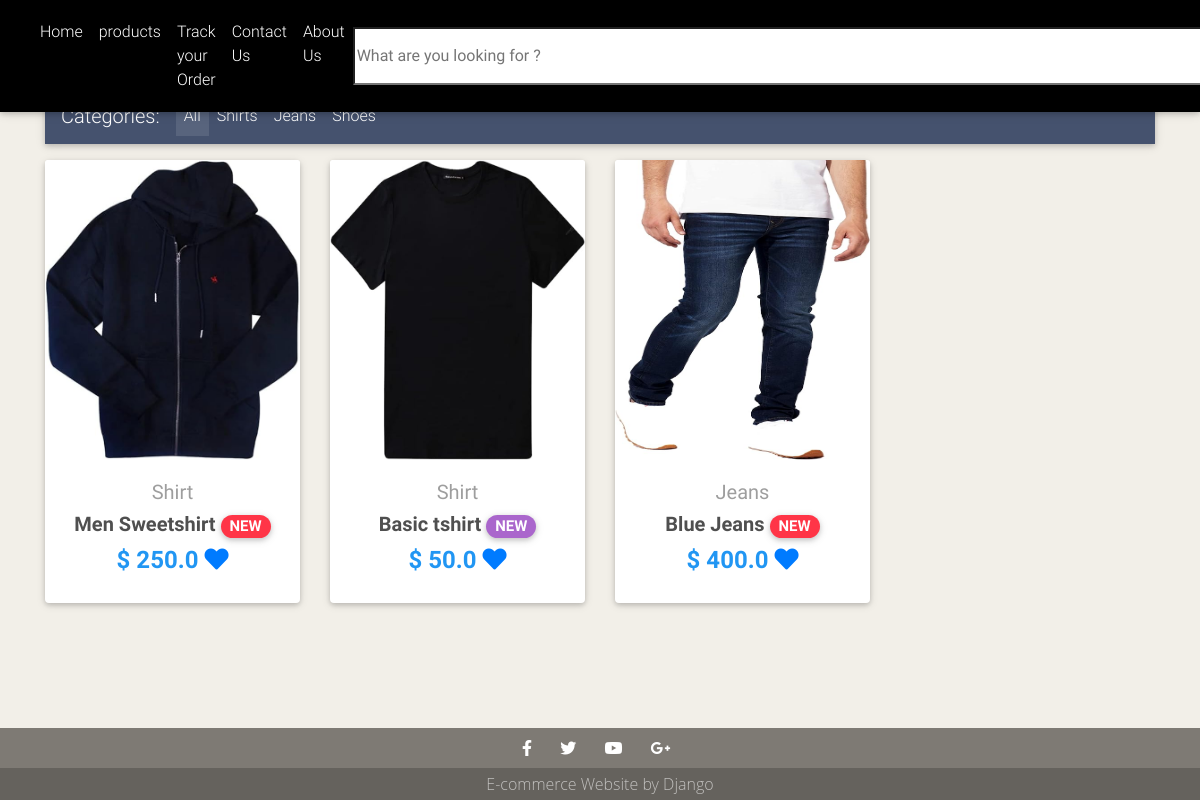
Page /show_wishlist (signed in) on the committed database.
### myapp/models.py (models this page shows, shortened)
class Wishlist(models.Model):
    user = models.ForeignKey(settings.AUTH_USER_MODEL,on_delete=models.CASCADE)
    wished_item = models.ForeignKey(Item,on_delete=models.CASCADE)
    title = models.CharField(max_length=100)
    price = models.FloatField()
    discount_price = models.FloatField(blank=True, null=True)
    category = models.CharField(choices=CATEGORY_CHOICES, max_length=2)
    label = models.CharField(choices=LABEL_CHOICES, max_length=1)
    slug = models.CharField(max_length=30,null=True,blank=True)
    image = models.ImageField()
    added_date = models.DateTimeField(auto_now_add=True)
    def get_add_remove_wishlist_url(self):
        return reverse("myapp:add_remove_wishlist", kwargs={
            'slug': self.slug
        })
    def get_absolute_url(self):
        return reverse("myapp:product", kwargs={
            'slug': self.slug
            })

### myapp/views.py (the view)
# urls.py: path('show_wishlist', showwishlist, name='show_wishlist'),
def showwishlist(request):
    wishlist = Wishlist.objects.filter(user=request.user)
    context= {'wishlist':wishlist}
    return render(request,"wishlist.html",context)

### myapp/templatetags/cart_template_tags.py (called while the page is built)
@register.filter
def cart_item_count(user):
    if user.is_authenticated:
        qs = Order.objects.filter(user=user, ordered=False)
        if qs.exists():
            return qs[0].items.count()
    return 0

### myapp/templates/wishlist.html (shortened to what this page needs)
{% extends "base.html" %}
{% block content %}
    <div class="container">
      {% include "navbarplus.html" %}
      <section class="text-center mb-4">
        <div class="row wow fadeIn">
          {% for item in wishlist %}
          <div class="col-lg-3 col-md-6 mb-4">
            <div class="card">
              <div class="view overlay">
                <img src="{{ item.image.url }}" class="card-img-top" alt="No photo" width="600" height="300">
              </div>
              <div class="card-body text-center">
                <a href="" class="grey-text">
                  <h5>{{ item.get_category_display }}</h5>
                </a>
                <h5>
                  <strong>
                    <a href="{{ item.get_absolute_url }}" class="dark-grey-text">{{ item.title }}
                      <span class="badge badge-pill {{ item.get_label_display }}-color">NEW</span>
                    </a>
                  </strong>
                </h5>
                <h4 class="font-weight-bold blue-text">
                  <strong>$
                  {% if item.discount_price %}
                  {{ item.discount_price }}
                  {% else %}
                  {{ item.price }}
                  {% endif %}
                  <a href="{{item.get_add_remove_wishlist_url }}">
                    <i class="fa fa-heart" aria-hidden="true"></i></a>
                  </strong>
                </h4>
              </div>
            </div>
          </div>
          {% endfor %}
        </div>
      </section>
    </div>
{% endblock content %}

### myapp/templates/header.html (style rules this page uses)
body { min-height: 100vh; display: flex; flex-direction: column; background-color: hsl(42, 29%, 93%); }

### rows in the picture
Wishlist: image (picture), category "Shirt", title "Men Sweetshirt", discount_price "250.0"
Wishlist: image (picture), category "Shirt", title "Basic tshirt", discount_price "50.0"
Wishlist: image (picture), category "Jeans", title "Blue Jeans", discount_price "400.0"
